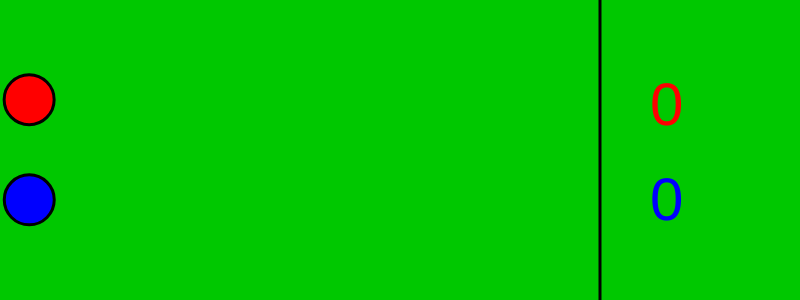
Frame 1 (no input)
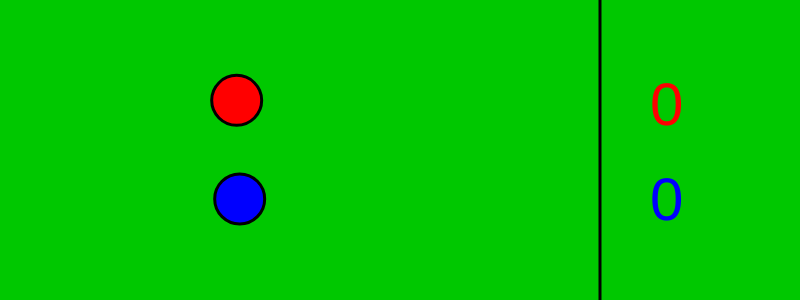
Frame 60 (no input)
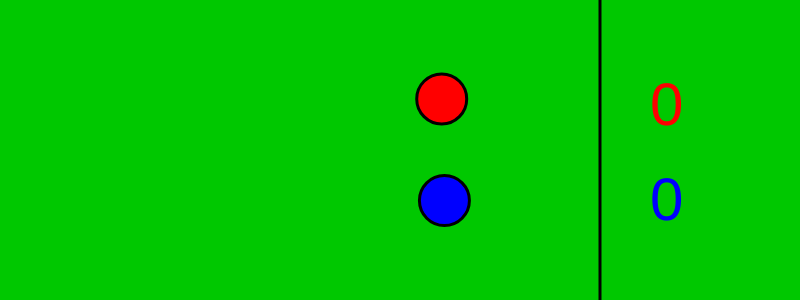
Frame 120 (the mouse pressed at the canvas centre since frame 60)

The p5.js sketch that drew these frames (run headless with seeded random() and noise() and a simulated clock; from frame 60 on, the mouse is pressed at the canvas centre):

// p5.js sketch
// ── sketch.js
let redXPos = 25;
let redYPos = 100;
let blueXPos = 25;
let blueYPos = 200;
let redScore = 0;
let blueScore = 0;


function setup() {
    createCanvas(800, 300);
    rectMode(CENTER);
    strokeWeight(3);
}

function draw() {
    background(0, 200, 0);

    // move both balls random distances
    redXPos += random(2, 5);
    redYPos += random(-0.5, 0.5);
    blueXPos += random(2, 5);
    blueYPos += random(-0.5, 0.5);

    // show scores
    textSize(60);
    fill(255, 0, 0);
    text(redScore, 650, 125);
    fill(0, 0, 255);
    text(blueScore, 650, 220);

    // show finish line
    line(600, 0, 600, 300);

    // red ball
    fill(255, 0, 0);
    ellipse(redXPos, redYPos, 50);
    
    // blue ball
    fill(0, 0, 255);
    ellipse(blueXPos, blueYPos, 50);

    // crossed finish line
    if (redXPos > 575 || blueXPos > 575) {
        if (redXPos > blueXPos) {
            // blue wins
            redScore += 1;
        } else if (blueXPos > redXPos) {
            // red wins
            blueScore = 1;
        }
        // reset positions
        redXPos = 25;
        redYPos = 100;
        blueXPos = 25;
        blueYPos = 200;
    }
}
